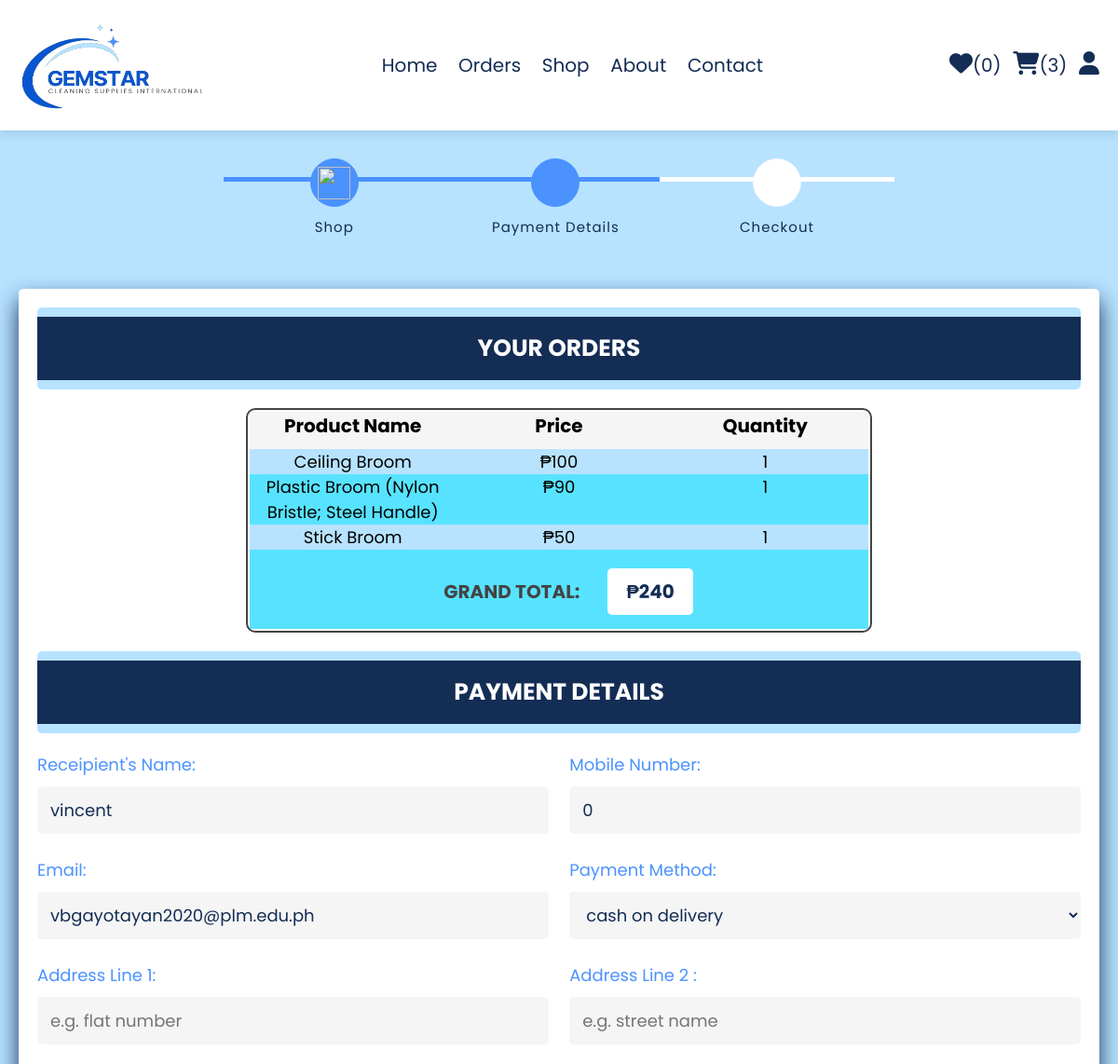
The app's page /checkout.php (signed in, upper part), older data.
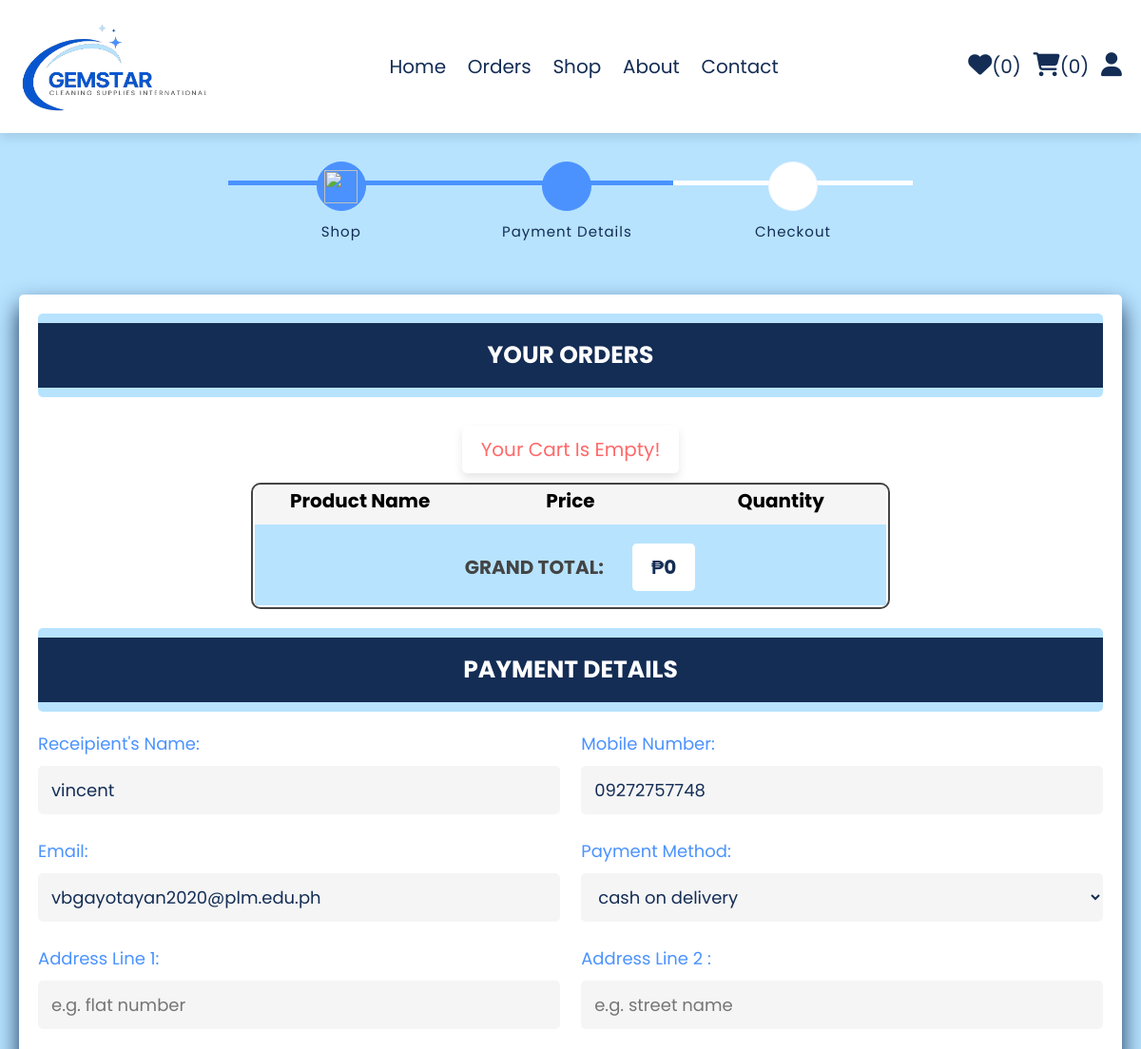
The same page, newer data.
### tables this page shows
CREATE TABLE IF NOT EXISTS `cart` (
  `id` int(100) NOT NULL AUTO_INCREMENT,
  `user_id` int(100) NOT NULL,
  `pid` int(100) NOT NULL,
  `name` varchar(100) NOT NULL,
  `price` int(10) NOT NULL,
  `quantity` int(10) NOT NULL,
  `image` varchar(100) NOT NULL,
  PRIMARY KEY (`id`)
);

CREATE TABLE IF NOT EXISTS `users` (
  `id` int(100) NOT NULL AUTO_INCREMENT,
  `name` varchar(20) NOT NULL,
  `email` varchar(50) NOT NULL,
  `password` varchar(50) NOT NULL,
  `flat` varchar(50) NOT NULL,
  `city` varchar(50) NOT NULL,
  `state` varchar(50) NOT NULL,
  `number` char(50) NOT NULL DEFAULT '',
  `exp_date` varchar(50) NOT NULL,
  `reset_link_token` varchar(50) NOT NULL,
  PRIMARY KEY (`id`)
);

### checkout.php (the view, shortened to what the changed rows need)
<?php
include 'components/connect.php';
if(isset($_SESSION['user_id'])){
   $user_id = $_SESSION['user_id'];
}else{
   $user_id = '';
   header('location:user_login.php');
};
?>
<!DOCTYPE html>
<html lang="en">
<head>
   <link rel="stylesheet" href="https://cdnjs.cloudflare.com/ajax/libs/font-awesome/6.1.1/css/all.min.css">
   <link rel="stylesheet" href="css/style.css">
</head>
<body>
<?php include 'components/user_header.php'; ?>
<section class="checkout-orders">
   <form action="" method="POST">
      <div class="display-orders">
      <table class="table2">
      <tr>
         <th>Product Name</th>
         <th>Price</th>
         <th>Quantity</th>
      </tr>
      <?php
         $grand_total = 0;
         $select_cart = $conn->prepare("SELECT * FROM `cart` WHERE user_id = ?");
         $select_cart->execute([$user_id]);
         if($select_cart->rowCount() > 0){
            while($fetch_cart = $select_cart->fetch(PDO::FETCH_ASSOC)){
               $grand_total += ($fetch_cart['price'] * $fetch_cart['quantity']);
      ?>
               <tr>
                  <td><?= $fetch_cart['name']; ?></td>
                  <td><?= '₱'.$fetch_cart['price']; ?></td>
                  <td><?=$fetch_cart['quantity']; ?></td>
            </tr>
      <?php
            }
         }else{
            echo '<p class="empty">your cart is empty!</p>';
         }
      ?>
         <tr><td><p class="grand-total" style="background-color: transparent;">Grand Total:<p class="grand-total"><span>₱<?= $grand_total; ?></span></p></td></tr>
         </table>
      </div>
      <?php
      $select_address = $conn->prepare("SELECT * FROM `users` WHERE id = ?");
      $select_address->execute([$user_id]);
      if($select_address->rowCount() > 0){
         while($fetch_address = $select_address->fetch(PDO::FETCH_ASSOC)){
      ?>
      <div class="flex">
         <div class="inputBox">
            <span>Receipient's Name:</span>
            <input type="text" name="name" placeholder="e.g. Juan Dela Cruz" class="box" maxlength="20" value ="<?= $fetch_address['name']; ?>" required>
         </div>
         <div class="inputBox">
            <span>Mobile Number:</span>
            <input type="number" name="number" placeholder="e.g. 09XXXXXXXXX" class="box" min="0" max="9999999999" onkeypress="if(this.value.length == 10) return false;" value ="<?= $fetch_address['number']; ?>" required>
         </div>
         <div class="inputBox">
            <span>Email:</span>
            <input type="email" name="email" placeholder="@gmail.com" class="box" maxlength="50" value ="<?= $fetch_address['email']; ?>" required>
         </div>
         <div class="inputBox">
            <span>Payment Method:</span>
            <select name="method" class="box" required>
               <option value="cash on delivery">cash on delivery</option>
            </select>
         </div>
         <div class="inputBox">
            <span>Address Line 1:</span>
            <input type="text" name="flat" placeholder="e.g. flat number" class="box" maxlength="50" value ="<?= $fetch_address['flat']; ?>" required>
         </div>
         <div class="inputBox">
            <span>Address Line 2 :</span>
            <input type="text" name="street" placeholder="e.g. street name" class="box" maxlength="50">
         </div>
         <?php
      }
      }
   ?>
      </div>
   </form>
</section>
</body>
</html>

### components/user_header.php (shortened to what the changed rows need)
<header class="header">
   <section class="flex">
      <div class="icons">
         <?php
            $count_cart_items = $conn->prepare("SELECT * FROM `cart` WHERE user_id = ?");
            $count_cart_items->execute([$user_id]);
            $total_cart_counts = $count_cart_items->rowCount();
         ?>
         <a href="cart.php"><i class="fas fa-shopping-cart"></i><span>(<?= $total_cart_counts; ?>)</span></a>
      </div>
   </section>
</header>

Row changes from the older to the newer data that the page shows:
removed cart: name "Ceiling Broom", price "100", quantity "1"
removed cart: name "Plastic Broom (Nylon Bristle; Steel Handle)", price "90", quantity "1"
removed cart: name "Stick Broom", price "50", quantity "1"
changed users "vincent": number "0" → "09272757748"
Text that changed along with them:
$total_cart_counts: "3" → "0"
$grand_total: "240" → "0"
text now shown: "Your Cart Is Empty!"
